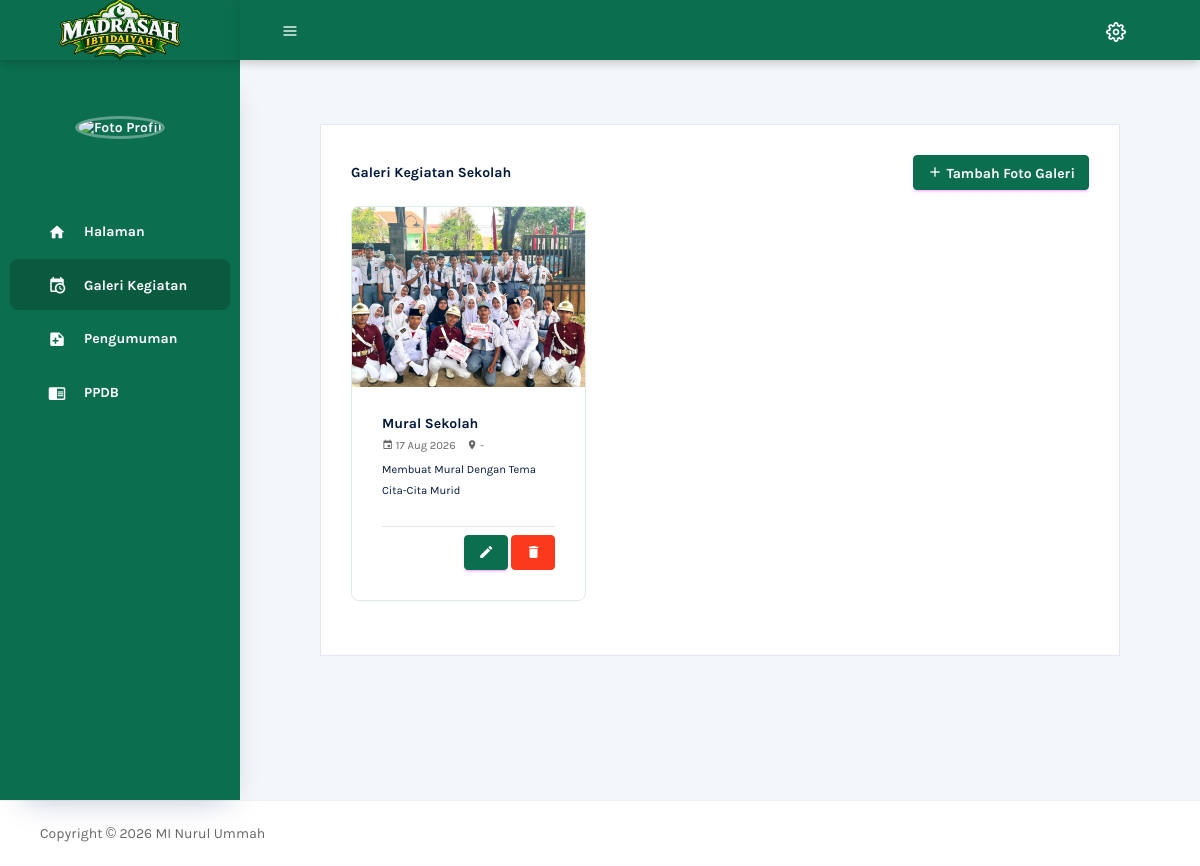
The app's page /Guru/Galeri (signed in) with its own data.
### tables this page shows
CREATE TABLE `galeri` (
  `id_galeri` int NOT NULL,
  `judul_kegiatan` varchar(150) NOT NULL,
  `tanggal` date DEFAULT NULL,
  `lokasi` varchar(150) DEFAULT NULL,
  `deskripsi` text,
  `foto` varchar(255) DEFAULT NULL,
  `created_at` timestamp NULL DEFAULT CURRENT_TIMESTAMP
);

### application/libraries/Template.php (called while the page is built, shortened)
<?php
class Template{
    var $template_data = array();
    function set($name, $value){
        $this->template_data[$name] = $value;
    }
    function load($template = '', $view = '' , $view_data = array(), $return = FALSE){
        $this->CI =& get_instance();
        $this->set('contents', $this->CI->load->view($view, $view_data, TRUE));
        return $this->CI->load->view($template, $this->template_data, $return);
    }
}

### application/controllers/Guru/Galeri.php (called while the page is built, shortened)
<?php
class Galeri extends CI_Controller {
    public function index()
    {
        $data['judul']  = 'Galeri Kegiatan - MI Nurul Ummah';
        $data['galeri'] = $this->galeri->get_all();
        $this->template->load('guru/view', 'guru/galeri', $data);
    }
}

### index.php (called while the page is built, shortened)
<?php
require_once BASEPATH.'core/CodeIgniter.php';

### application/models/Galeri_model.php (called while the page is built, shortened)
<?php
class Galeri_model extends CI_Model {
    public function get_all()
    {
        $this->db->order_by('tanggal', 'DESC');
        $this->db->order_by('id_galeri', 'DESC');
        return $this->db->get('galeri')->result();
    }
}

### application/views/guru/galeri.php (the view, shortened to what this page needs)
<div class="col-lg-12 grid-margin stretch-card">
    <div class="card">
        <div class="card-body">
            <div class="d-flex justify-content-between align-items-center mb-3">
                <h4 class="card-title mb-0">Galeri Kegiatan Sekolah</h4>
                <button type="button" class="btn btn-primary btn-sm font-weight-bold" data-toggle="modal" data-target="#TambahGaleriModal">
                    <i class="mdi mdi-plus"></i> Tambah Foto Galeri
                </button>
            </div>
            <div class="row">
                <?php foreach ($galeri as $row): ?>
                    <div class="col-md-4 col-sm-6 mb-4">
                        <div class="card gallery-card h-100">
                            <?php if (!empty($row->foto) && file_exists('./upload/galeri/' . $row->foto)): ?>
                                <img src="<?= base_url('upload/galeri/' . $row->foto) ?>" class="gallery-img card-img-top" alt="<?= html_escape($row->judul_kegiatan) ?>">
                            <?php else: ?>
                                <div class="gallery-img bg-light d-flex align-items-center justify-content-center text-muted">
                                    <i class="mdi mdi-image-broken mdi-36px"></i>
                                </div>
                            <?php endif; ?>
                            <div class="card-body d-flex flex-column">
                                <h5 class="card-title text-dark font-weight-bold mb-2"><?= html_escape($row->judul_kegiatan) ?></h5>
                                <div class="mb-2 text-muted small">
                                    <span class="mr-2"><i class="mdi mdi-calendar"></i> <?= $row->tanggal ? date('d M Y', strtotime($row->tanggal)) : '-' ?></span>
                                    <span><i class="mdi mdi-map-marker"></i> <?= $row->lokasi ? html_escape($row->lokasi) : '-' ?></span>
                                </div>
                                <p class="card-text text-secondary small flex-grow-1 text-dark">
                                    <?= $row->deskripsi ? html_escape($row->deskripsi) : '-' ?>
                                </p>
                                <div class="mt-3 pt-2 border-top text-right">
                                    <button type="button" class="btn btn-primary btn-sm" data-toggle="modal" data-target="#editModal<?= $row->id_galeri ?>" title="Edit">
                                        <i class="mdi mdi-pencil"></i>
                                    </button>
                                    <a href="<?= base_url('Kepala_Sekolah/galeri/hapus/' . $row->id_galeri) ?>" class="btn btn-danger btn-sm" onclick="return confirm('Yakin ingin menghapus foto kegiatan ini?')" title="Hapus">
                                        <i class="mdi mdi-delete"></i>
                                    </a>
                                </div>
                            </div>
                        </div>
                    </div>
                <?php endforeach; ?>
            </div>
        </div>
    </div>
</div>

### application/views/guru/view.php (style rules this page uses)
:root { --hijau-nu: #0B6E4F; --hijau-nu-tua: #0A5A40; --hijau-nu-terang: #14875F; --hijau-nu-lembut: #E8F5EE; }
a, a:hover, a:focus { text-decoration: none !important; outline: none !important; box-shadow: none !important; }
html, body { height: 100%; }

### application/views/guru/galeri.php (style rules this page uses)
:root { --hijau-nu: #0B6E4F; --hijau-nu-tua: #0A5A40; }
.btn-primary { background-color: var(--hijau-nu) !important; border-color: var(--hijau-nu) !important; color: #ffffff !important; }
.gallery-card { border-radius: 8px; overflow: hidden; transition: transform 0.2s, box-shadow 0.2s; border: 1px solid #e1ebe5; }
.gallery-img { height: 180px; object-fit: cover; width: 100%; }

### records on screen
galeri: foto (picture), judul_kegiatan "Mural Sekolah", tanggal "17 Aug 2026", deskripsi "Membuat Mural Dengan Tema Cita-Cita Murid"
